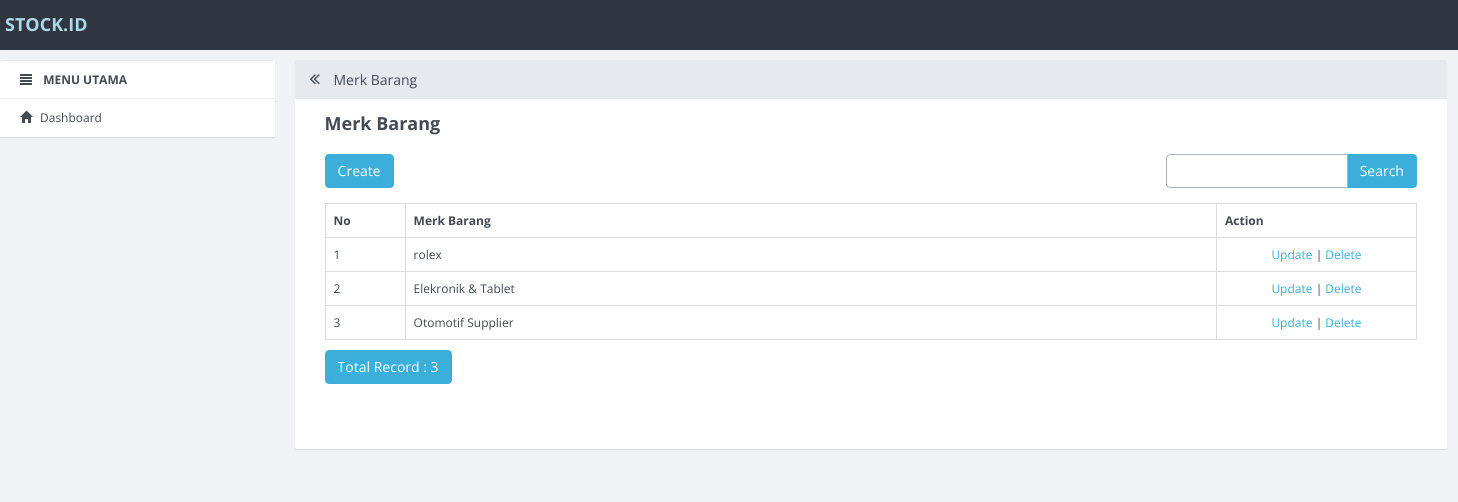
Page /index.php/merk_barang on the committed database.
### tables this page shows
CREATE TABLE `merk_barang` (
  `id_merk` int(11) NOT NULL,
  `merk_barang` varchar(50) DEFAULT NULL
);

### application/controllers/Merk_barang.php (called while the page is built, shortened)
<?php
class Merk_barang extends CI_Controller
{
    function __construct()
    {
        $this->load->model('Merk_barang_model');
        $this->load->library('form_validation');
    }
    public function index()
    {
        $q = urldecode($this->input->get('q', TRUE));
        $start = intval($this->input->get('start'));
        if ($q <> '') {
            $config['base_url'] = base_url() . 'merk_barang/index.html?q=' . urlencode($q);
            $config['first_url'] = base_url() . 'merk_barang/index.html?q=' . urlencode($q);
        } else {
            $config['base_url'] = base_url() . 'merk_barang/index.html';
            $config['first_url'] = base_url() . 'merk_barang/index.html';
        }
        $config['per_page'] = 10;
        $config['page_query_string'] = TRUE;
        $config['total_rows'] = $this->Merk_barang_model->total_rows($q);
        $merk_barang = $this->Merk_barang_model->get_limit_data($config['per_page'], $start, $q);
        $this->load->library('pagination');
        $this->pagination->initialize($config);
        $data = array(
            'merk_barang_data' => $merk_barang,
            'q' => $q,
            'pagination' => $this->pagination->create_links(),
            'total_rows' => $config['total_rows'],
            'start' => $start,
            'konten' => 'merk_barang/merk_barang_list',
            'judul' => 'Merk Barang',
        );
        $this->load->view('v_index', $data);
    }
}

### index.php (called while the page is built, shortened)
<?php
require_once BASEPATH.'core/CodeIgniter.php';

### application/config/config.php (called while the page is built, shortened)
<?php
$config['base_url'] = "http://".$_SERVER['HTTP_HOST'];
$config['base_url'] .= preg_replace('@/+$@','',dirname($_SERVER['SCRIPT_NAME'])).'/';
$config['index_page'] = '';
$config['uri_protocol']	= 'REQUEST_URI';
$config['url_suffix'] = '.html';
$config['language']	= 'english';
$config['charset'] = 'UTF-8';
$config['enable_hooks'] = FALSE;
$config['subclass_prefix'] = 'MY_';
$config['composer_autoload'] = FALSE;
$config['permitted_uri_chars'] = 'a-z 0-9~%.:_\-';
$config['enable_query_strings'] = FALSE;
$config['controller_trigger'] = 'c';
$config['function_trigger'] = 'm';
$config['directory_trigger'] = 'd';
$config['allow_get_array'] = TRUE;
$config['log_threshold'] = 0;
$config['log_path'] = '';
$config['log_file_extension'] = '';
$config['log_file_permissions'] = 0644;
$config['log_date_format'] = 'Y-m-d H:i:s';
$config['error_views_path'] = '';
$config['cache_path'] = '';
$config['cache_query_string'] = FALSE;
$config['encryption_key'] = '';
$config['sess_driver'] = 'files';
$config['sess_cookie_name'] = 'ci_session';
$config['sess_expiration'] = 7200;
$config['sess_save_path'] = NULL;
$config['sess_match_ip'] = FALSE;
$config['sess_time_to_update'] = 300;
$config['sess_regenerate_destroy'] = FALSE;
$config['cookie_prefix']	= '';
$config['cookie_domain']	= '';
$config['cookie_path']		= '/';
$config['cookie_secure']	= FALSE;
$config['cookie_httponly'] 	= FALSE;
$config['standardize_newlines'] = FALSE;
$config['global_xss_filtering'] = FALSE;
$config['csrf_protection'] = FALSE;
$config['csrf_token_name'] = 'csrf_test_name';
$config['csrf_cookie_name'] = 'csrf_cookie_name';
$config['csrf_expire'] = 7200;
$config['csrf_regenerate'] = TRUE;
$config['csrf_exclude_uris'] = array();
$config['compress_output'] = FALSE;
$config['time_reference'] = 'local';
$config['rewrite_short_tags'] = FALSE;
$config['proxy_ips'] = '';

### application/models/Merk_barang_model.php (called while the page is built, shortened)
<?php
class Merk_barang_model extends CI_Model
{
    public $table = 'merk_barang';
    public $id = 'id_merk';
    public $order = 'DESC';
    function total_rows($q = NULL) {
        $this->db->like('id_merk', $q);
	$this->db->or_like('merk_barang', $q);
	$this->db->from($this->table);
        return $this->db->count_all_results();
    }
    function get_limit_data($limit, $start = 0, $q = NULL) {
        $this->db->order_by($this->id, $this->order);
        $this->db->like('id_merk', $q);
	$this->db->or_like('merk_barang', $q);
	$this->db->limit($limit, $start);
        return $this->db->get($this->table)->result();
    }
}

### application/views/merk_barang/merk_barang_list.php (the view, shortened to what this page needs)
<div class="row" style="margin-bottom: 10px">
            <div class="col-md-4">
                <?php echo anchor(site_url('merk_barang/create'),'Create', 'class="btn btn-primary"'); ?>
            </div>
            <div class="col-md-4 text-center">
            </div>
            <div class="col-md-1 text-right">
            </div>
            <div class="col-md-3 text-right">
                <form action="<?php echo site_url('merk_barang/index'); ?>" class="form-inline" method="get">
                    <div class="input-group">
                        <input type="text" class="form-control" name="q" value="<?php echo $q; ?>">
                        <span class="input-group-btn">
                          <button class="btn btn-primary" type="submit">Search</button>
                        </span>
                    </div>
                </form>
            </div>
        </div>
        <table class="table table-bordered" style="margin-bottom: 10px">
            <tr>
                <th>No</th>
        <th>Merk Barang</th>
        <th>Action</th>
            </tr><?php
            foreach ($merk_barang_data as $merk_barang)
            {
                ?>
                <tr>
            <td width="80px"><?php echo ++$start ?></td>
            <td><?php echo $merk_barang->merk_barang ?></td>
            <td style="text-align:center" width="200px">
                <?php
                echo anchor(site_url('merk_barang/update/'.$merk_barang->id_merk),'Update');
                echo ' | ';
                echo anchor(site_url('merk_barang/delete/'.$merk_barang->id_merk),'Delete','onclick="javasciprt: return confirm(\'Are You Sure ?\')"');
                ?>
            </td>
        </tr>
                <?php
            }
            ?>
        </table>
        <div class="row">
            <div class="col-md-6">
                <a href="#" class="btn btn-primary">Total Record : <?php echo $total_rows ?></a>
        </div>
            <div class="col-md-6 text-right">
            </div>
        </div>

### rows in the picture
merk_barang: merk_barang "rolex", id_merk "Update", id_merk "Delete"
merk_barang: merk_barang "Elekronik & Tablet", id_merk "Update", id_merk "Delete"
merk_barang: merk_barang "Otomotif Supplier", id_merk "Update", id_merk "Delete"

### other values in the picture
$judul "Merk Barang"
$total_rows "3"
